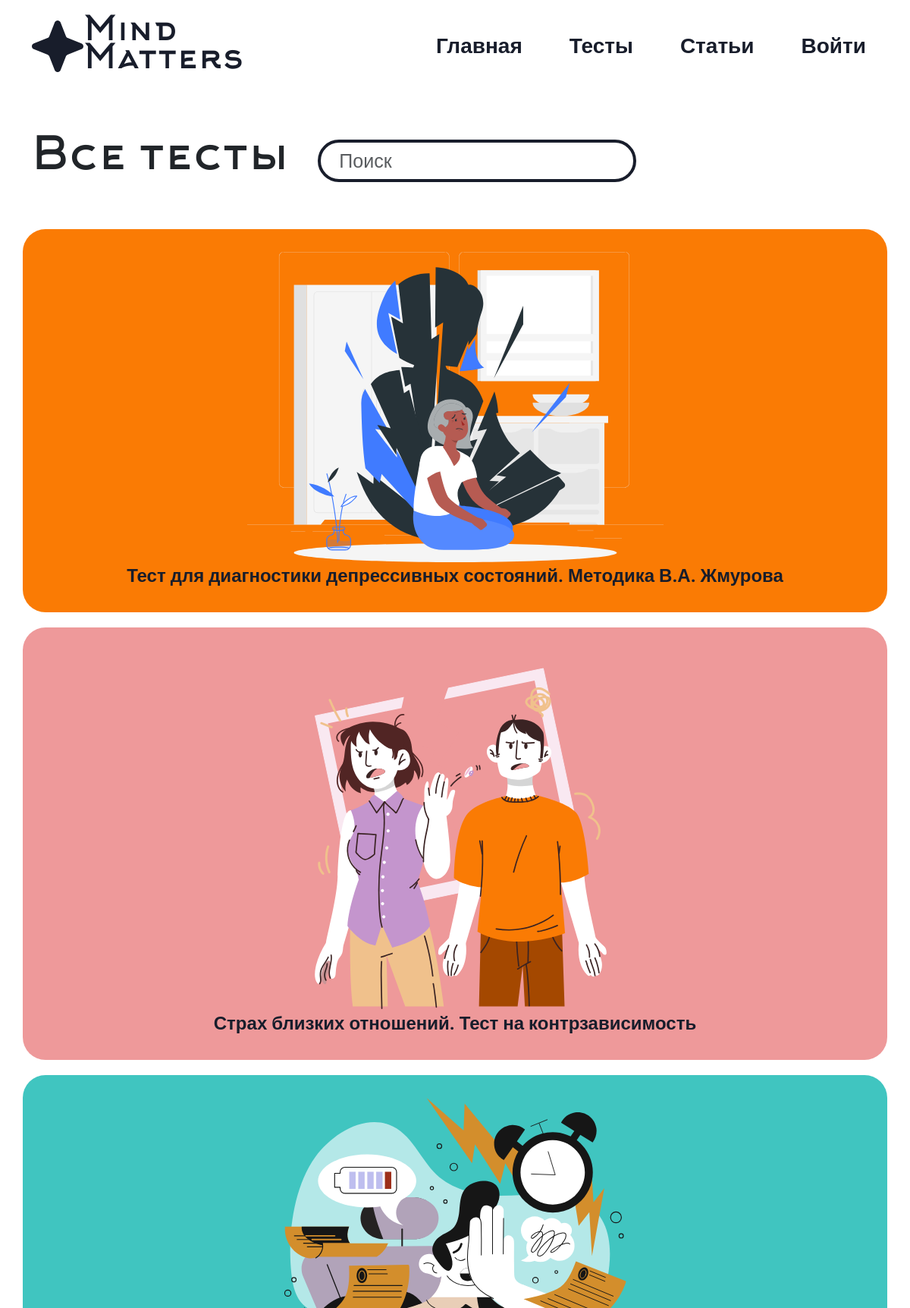
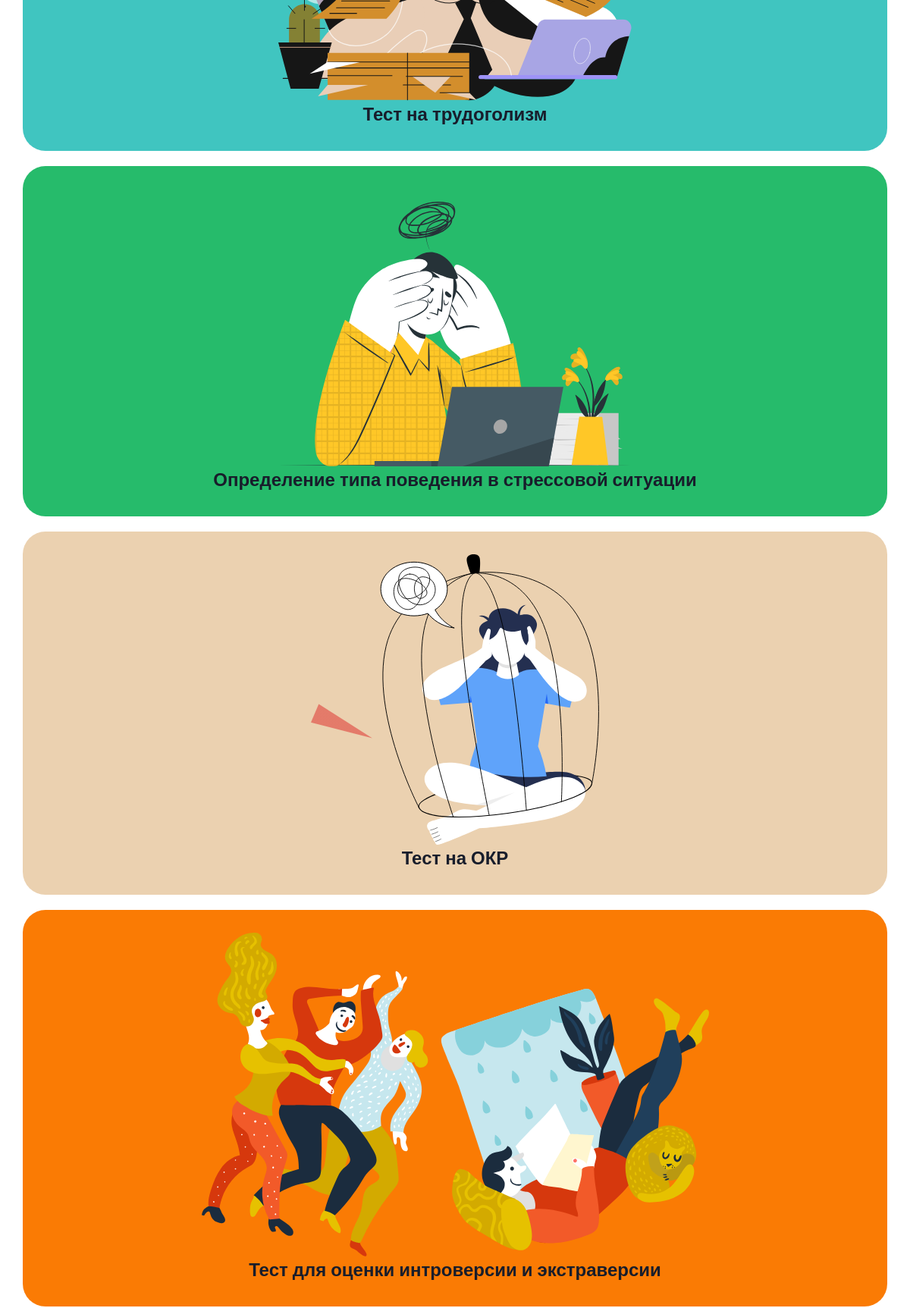
/tests (upper part), run on the app's committed database (2 pictures, top to bottom).
### app/models.py (models this page shows, shortened)
class Tests(db.Model):
    id = db.Column(db.Integer,primary_key=True)
    title = db.Column(db.String(100))
    text = db.Column(db.Text)
    image_name = db.Column(db.String(100))
    category = db.Column(db.String(100))
    color = db.Column(db.String(100))

### app/views.py (the view)
@app.route('/tests', methods=['GET', 'POST'])
def tests():
    tests = Tests.query.all()
    if request.method == 'GET':
        title = request.args.get('seach')
        if title:
            title= title.capitalize()
            title = "%{}%".format(title)
            tests = Tests.query.filter(Tests.title.like(title)).all()
            return render_template("tests.html",tests=tests)
        else:
             return render_template("tests.html",tests=tests)
    return render_template("tests.html",tests=tests)

### app/views.py (called while the page is built)
@app.context_processor
def inject_user():
    def get_user_name():
        if 'name' in session:
            return Users.query.filter_by(email=session['name']).first()
    return dict(active_user=get_user_name())

### app/templates/tests.html (shortened to what this page needs)
{% extends 'base.html' %}
{% block main %}
    <div class="articles-wrap">
        <div class="container">
            <div class=" articles-header ">
                <div class="row g-3 d-flex justify-content-between align-items-center">
                    <div class="col-lg-4">
                        <h1>Все тесты</h1>
                    </div>
                    <div class="col-lg">
                        <form>
                            <input type="search" placeholder="Поиск" id="seach-art" class="px-4 py-4 form-control" name="seach" required>
                        </form>
                    </div>
                </div>
            </div>
            <div class="popular-tests-moblie">
                {%for test in tests%}
                <div class="row" style="background-color: {{test.color}};">
                    {%if test.image_name%}
                    <a href="/test/{{test.id}}"> <img src="../static/img/upload/{{test.image_name}}" alt="" class="img-fluid" srcset=""></a>
                    {%endif%}
                    <a href="/test/{{test.id}}" class="text-link">{{test.title}} </a>
                </div>
                {%endfor%}
            </div>
        </div>
    </div>
    {% endblock %}

### app/static/css/style.css (style rules this page uses)
* { font-family: "Roboto", sans-serif; }
.popular-tests-moblie { text-align: center; display: flex; flex-direction: column; justify-content: center; align-items: center; display: none; }
.popular-tests-moblie div { padding: 30px; border-radius: 30px; display: flex; margin-bottom: 20px; }
.popular-tests-moblie a { text-decoration: none; color: #181d2b; font-weight: bold; font-size: 24px; }
.articles-header { margin: 50px 0; }
.articles-header h1 { font-size: 60px; font-family: "Arkhip"; }
#seach-art { border: 4px solid #181d2b; border-radius: 30px; width: 420px; height: 40px; font-size: 25px; }
@media (max-width: 1200px) { .articles-header form input { width: 248px; } }
@media (max-width: 1200px) { .popular-tests-moblie { display: block; } }

### app/templates/base.html (style rules this page uses)
html { height: 100%; }
body { display: flex; flex-direction: column; height: 100%; }

### data on the page
Tests: image_name (picture), title "Тест для диагностики депрессивных состояний. Методика В.А. Жмурова"
Tests: image_name (picture), title "Страх близких отношений. Тест на контрзависимость"
Tests: image_name (picture), title "Тест на трудоголизм"
Tests: image_name (picture), title "Определение типа поведения в стрессовой ситуации"
Tests: image_name (picture), title "Тест на ОКР"
Tests: image_name (picture), title "Тест для оценки интроверсии и экстраверсии"
